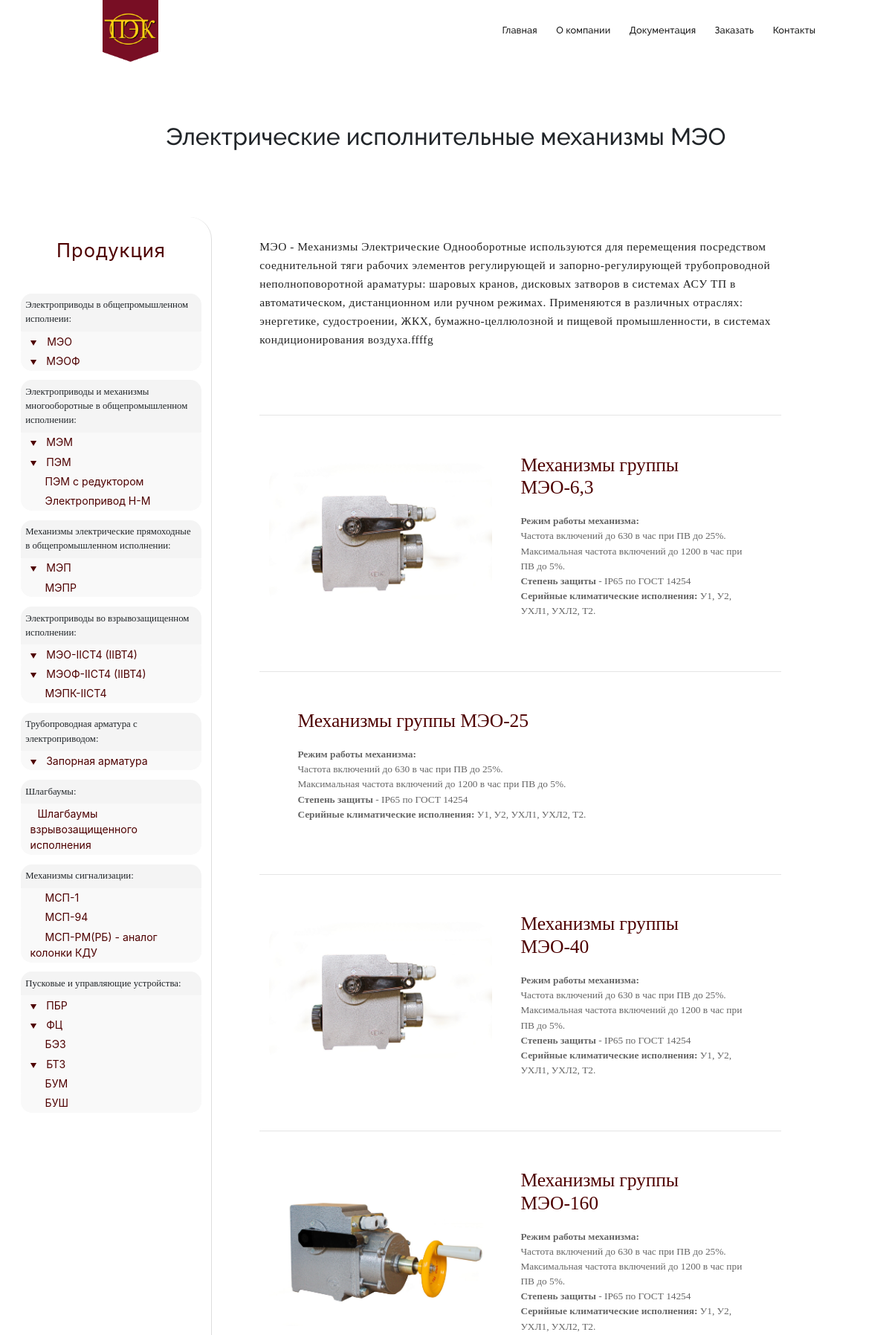
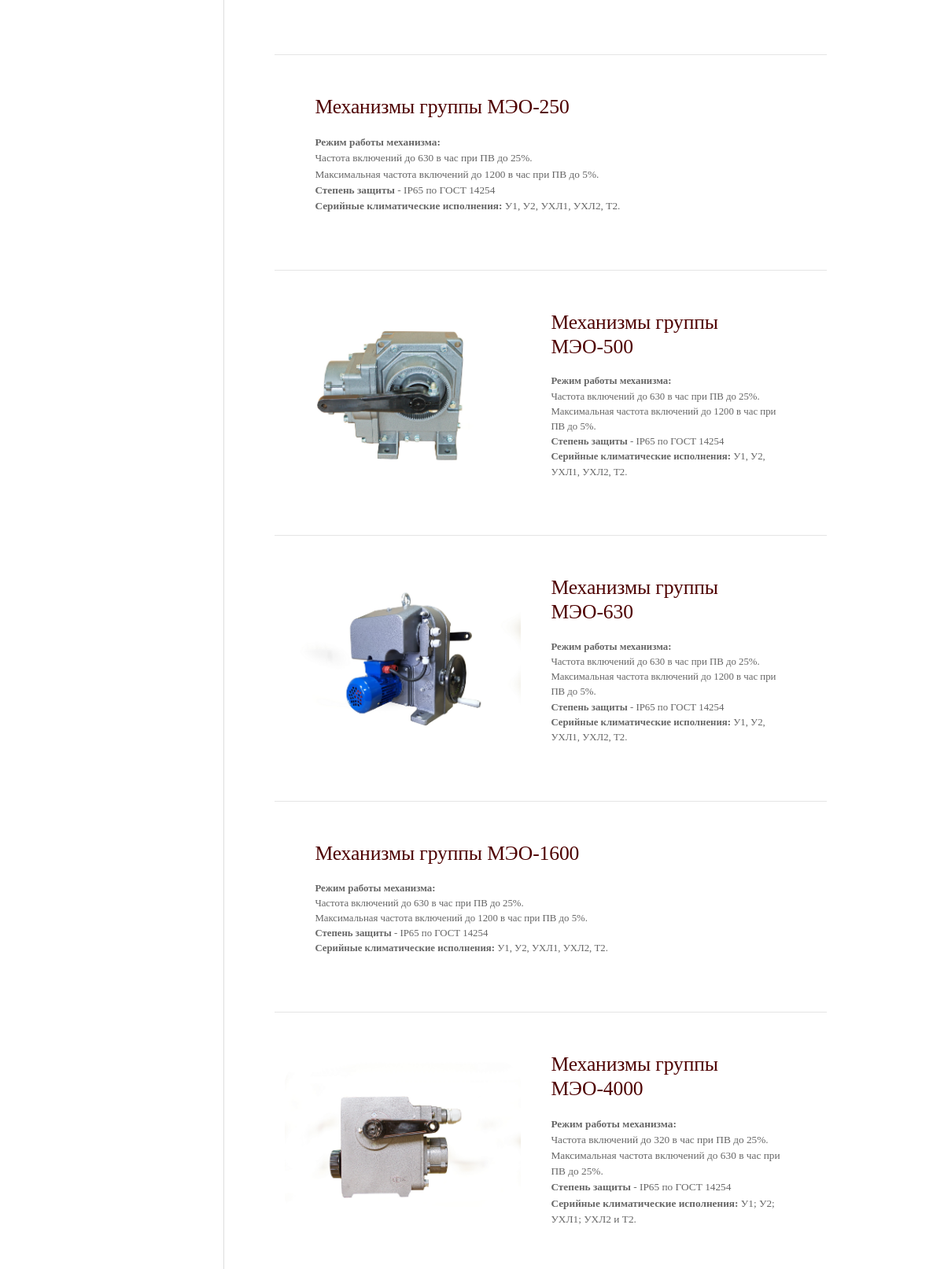
Screenshot of /catalog/mechanisms/meo/ (upper part) with the database file from the repository (2 pictures, top to bottom).
### mainapp/models.py (models this page shows, shortened)
class Group(models.Model):
    title       = models.CharField(max_length=250)
    position    = models.IntegerField('Позиция на странице', unique=True)
    name        = models.CharField('Название на странице группы', null=True, blank=True,max_length=250)
    img         = models.ImageField(upload_to='main_page', null=True, blank=True)
    slug        = models.CharField('url', unique=True, null=True, blank=True, max_length=200, help_text='for instance, "mechanisms/meo"' )
    description = HTMLField(null=True, blank=True)
    content     = HTMLField(null=True, blank=True)
    pic_of_hat  = models.ImageField(upload_to='pic_of_hat', null=True, blank=True, help_text='size: 1920x500px')
    class Meta:
        ordering = ['position']

class Product(models.Model):
    parent       = models.ForeignKey(Group, on_delete=models.CASCADE)
    slug_product = models.SlugField('url', help_text='for instance, "40 or 6_3"')
    img          = models.ImageField('Изображение для ссылки', null=True, blank=True, upload_to='mechanisms_preview')
    href_title   = models.CharField(max_length=250)
    name         = models.CharField(max_length=250)
    h1_mod       = models.CharField(max_length=250)
    mod_table    = HTMLField(help_text="Указание идентификатора обязательно. id = 'MOD'")
    description  = HTMLField(null=True, blank=True)
    content      = HTMLField()
    class Meta:
        ordering = ['id']

### mainapp/views.py (the view)
# urls.py: path('catalog/<path:slug>/', SubgroupDetailView),
def SubgroupDetailView(request, slug):
    subgroup_info = get_object_or_404(Group, slug=slug)
    product_list  = Product.objects.filter(parent__slug=slug)
    return render(
    request,
    'mainapp/SubgroupDetailView.html',
    context = {
    'subgroup_info' : subgroup_info,
    'product_list'  : product_list,
    })

### mainapp/templates/mainapp/SubgroupDetailView.html (shortened to what this page needs)
<!DOCTYPE html>
{% load static %}
<html xmlns="http://www.w3.org/1999/xhtml">
<head>
	{% include 'mainapp/head-property.html' %}
	<link href="{% static 'css/SubgroupDetailView.css' %}" rel="stylesheet">
	<link href="{% static 'css/jquery.fancybox.css' %}" rel="stylesheet">
</head>
<body>
	{% if subgroup_info.pic_of_hat %}
	<div class="banner" style="background-image: url({{ subgroup_info.pic_of_hat.url }});">
	 {% include 'mainapp/header-main-page.html' %}
				 <div class="container h-75" style="
				   font-family: 'SF UI Display';
				   font-weight: normal;
				   font-size: 3em;">
						 		<h1 class="container iphone-text-small d-flex text-center align-middle text-light">{{subgroup_info.name}}</h1>
					 </div>
				 </div>
					<style media="screen">
						.main-property{
							margin-top: 465px!important;
							border-top-left-radius: 40px;
							border-top-right-radius: 40px;
							-webkit-box-shadow: 0px -4px 1px 1px rgba(237,237,237,1);
							-moz-box-shadow: 0px -4px 1px 1px rgba(237,237,237,1);
							box-shadow: 0px -4px 1px 1px rgba(237,237,237,1);
						}
						@media (max-width: 760px) {
						  .main-property {
							border-top-left-radius: 0px;
							border-top-right-radius: 0px;
							margin-top: 0px!important;
							}
							.banner{
								position: relative;
								top: 0px;
							}
						}
					</style>
	{% else %}
						{% include 'mainapp/header.html' %}
						<div class="container title" style="z-index: 2!important; position: relative;background-color: #fff;">
						<div class="rellax" data-rellax-speed="5">
								<h1 class="d-flex justify-content-center py-md-3 py-2 text-center mb-0">{{subgroup_info.name}}</h1>
						</div>
						</div>
	{% endif %}
	<main class="main-property">
	<div class="row p-0 m-0">
			<div class="col-lg-2 col-xl-3 d-none d-lg-flex justify-content-center">
					{% include 'mainapp/sidebar.html' %}
			</div>
<div class="col-12 col-lg-10 col-xl-8 col-xxl-6">
	<div id="content-right" class="m-auto">
		<div class="container top-block">
			<div class="p-4 pt-5">{{subgroup_info.description | safe }}</div>
		</div>
			<section class="container m-auto pt-5">
					{% for p in product_list %}
					<div class="d-flex wrapper py-md-5 px-3 my-3 m-md-4">
						<a href="info/{{ p.slug_product }}">
							<div class="d-flex flex-column flex-md-row">
								<div class="flex-column m-auto pb-4 py-2 py-md-0">
									<img src="{{ p.img.url }}" alt="">
								</div>
								<div class="flex-column px-md-5">
									<h1 class="py-md-3">{{ p.href_title }}</h1>
									<div class="d-none d-md-flex">{{ p.description |safe }}</div>
								</div>
							</div>
						</a>
					</div>
					{% endfor %}
				</section>
	    </div>
</div>
</div>
	</main>
</body>
</html>

### static/css/normal.css (style rules this page uses)
.container { max-width: 1050px !important; padding-top:0px; }
html { margin-top: -25px; width: 100%; max-width: 100%; font-size: 0.8em; }
body { width: 100% !important; overflow-x: hidden; margin: 0; padding: 0; }
main { position: relative; margin: 0 auto; z-index: 2; border-bottom-left-radius: 40px; border-bottom-right-radius: 40px; background-color: #fff; }
.title { padding: 5em; }
.container p,h1,h2,h3 { font-family: "Raleway"; }

### static/css/SubgroupDetailView.css (style rules this page uses)
.top-block p { font-family: 'Raleway'; font-weight: 400; color: #222222; font-size: 1.2em; line-height: 25px; letter-spacing: .54px; }
.wrapper { position: relative; border-top: 1px solid rgba(0,0,0,.1); transition: .3s; }
.wrapper h1 { font-family: 'SF UI Display'; font-weight: normal; font-size: 2em; color: #4e0000; letter-spacing: -.005em; }
.wrapper p { font-family: 'SF UI Text'; color: #666; }
.wrapper img { width: 300px; height: auto; border-radius: 30px; }

### rows the page displays
Group: name "Электрические исполнительные механизмы МЭО", description "МЭО - Механизмы Электрические Однооборотные используются для перемещения посредством соеднительной тяги рабочих элементов регулирующей и запорно-регулирующей трубопроводной неполноповоротной араматуры: шаровых кранов, дисковых затворов в системах АСУ ТП в автоматическом, дистанционном или ручном режимах. Применяются в различных отраслях: энергетике, судостроении, ЖКХ, бумажно-целлюлозной и пищевой промышленности, в системах кондиционирования воздуха.ffffg"
Product: img (picture), href_title "Механизмы группы МЭО-6,3", description "Режим работы механизма: Частота включений до 630 в час при ПВ до 25%. Максимальная частота включений до 1200 в час при ПВ до 5%. Степень защиты - IР65 по ГОСТ 14254 Серийные климатические исполнения: У1, У2, УХЛ1, УХЛ2, Т2."
Product: href_title "Механизмы группы МЭО-25", description "Режим работы механизма: Частота включений до 630 в час при ПВ до 25%. Максимальная частота включений до 1200 в час при ПВ до 5%. Степень защиты - IР65 по ГОСТ 14254 Серийные климатические исполнения: У1, У2, УХЛ1, УХЛ2, Т2."
Product: img (picture), href_title "Механизмы группы МЭО-40", description "Режим работы механизма: Частота включений до 630 в час при ПВ до 25%. Максимальная частота включений до 1200 в час при ПВ до 5%. Степень защиты - IР65 по ГОСТ 14254 Серийные климатические исполнения: У1, У2, УХЛ1, УХЛ2, Т2."
Product: img (picture), href_title "Механизмы группы МЭО-160", description "Режим работы механизма: Частота включений до 630 в час при ПВ до 25%. Максимальная частота включений до 1200 в час при ПВ до 5%. Степень защиты - IР65 по ГОСТ 14254 Серийные климатические исполнения: У1, У2, УХЛ1, УХЛ2, Т2."
Product: href_title "Механизмы группы МЭО-250", description "Режим работы механизма: Частота включений до 630 в час при ПВ до 25%. Максимальная частота включений до 1200 в час при ПВ до 5%. Степень защиты - IР65 по ГОСТ 14254 Серийные климатические исполнения: У1, У2, УХЛ1, УХЛ2, Т2."
Product: img (picture), href_title "Механизмы группы МЭО-500", description "Режим работы механизма: Частота включений до 630 в час при ПВ до 25%. Максимальная частота включений до 1200 в час при ПВ до 5%. Степень защиты - IР65 по ГОСТ 14254 Серийные климатические исполнения: У1, У2, УХЛ1, УХЛ2, Т2."
Product: img (picture), href_title "Механизмы группы МЭО-630", description "Режим работы механизма: Частота включений до 630 в час при ПВ до 25%. Максимальная частота включений до 1200 в час при ПВ до 5%. Степень защиты - IР65 по ГОСТ 14254 Серийные климатические исполнения: У1, У2, УХЛ1, УХЛ2, Т2."
Product: href_title "Механизмы группы МЭО-1600", description "Режим работы механизма: Частота включений до 630 в час при ПВ до 25%. Максимальная частота включений до 1200 в час при ПВ до 5%. Степень защиты - IР65 по ГОСТ 14254 Серийные климатические исполнения: У1, У2, УХЛ1, УХЛ2, Т2."
Product: img (picture), href_title "Механизмы группы МЭО-4000", description "Режим работы механизма: Частота включений до 320 в час при ПВ до 25%. Максимальная частота включений до 630 в час при ПВ до 25%. Степень защиты - IР65 по ГОСТ 14254 Серийные климатические исполнения: У1; У2; УХЛ1; УХЛ2 и Т2."
